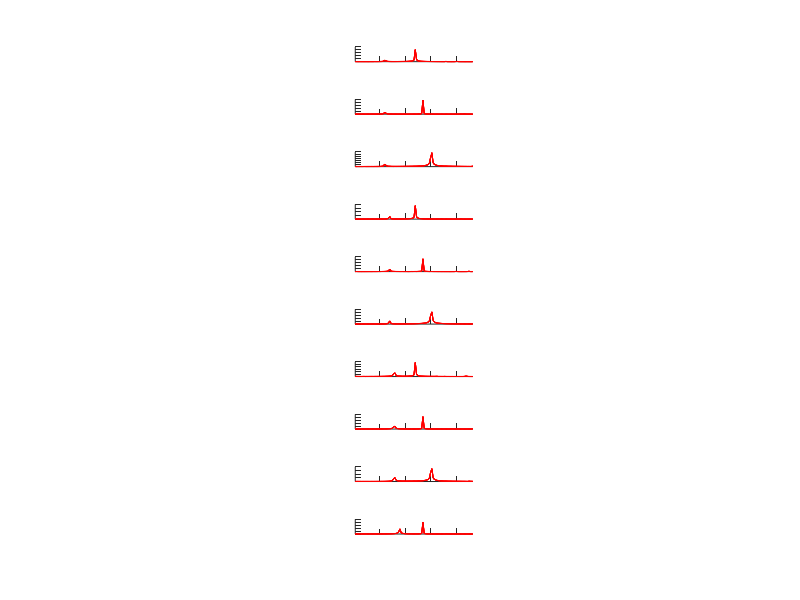

Here is the MATLAB script that generated this plot: (Note: this script raises an error after producing the figure.)
% Apply Principal Component Analysis (PCA) to dial tone data
%
% Samuli Siltanen February 2021

% Graphical parameters
fsize = 16;
msize = 20;
msize2 = 8;

% Load data that was prepared in the routine DialSoundFFT_dataprepareC.m
load data/tensounds_matrices s1mat s2mat s3mat s4mat s5mat s6mat s7mat s8mat s9mat s0mat sf N K

% Build a matrix containing samples of training data as columns
Ntrain = 5; % How many samples of each dial tone to use
X = [s1mat(:,1:Ntrain),s2mat(:,1:Ntrain),s3mat(:,1:Ntrain),s4mat(:,1:Ntrain),s5mat(:,1:Ntrain),s6mat(:,1:Ntrain),s7mat(:,1:Ntrain),s8mat(:,1:Ntrain),s9mat(:,1:Ntrain),s0mat(:,1:Ntrain)];

% Build a big matrix containing samples of all the data as columns
Xall = [s1mat,s2mat,s3mat,s4mat,s5mat,s6mat,s7mat,s8mat,s9mat,s0mat];


%% Calculate FFTs

% Fast Fourier transform applied to columns, with appropriate fftshift
% placing zero frequency to the middle of the vector
FX = fftshift(fft(X),1);
FXall = fftshift(fft(Xall),1);

% Crop the FFTs to the part where the information is. This is a kind of
% dimension reduction. Due to symmetry with respect to the middle of the
% vector, we only take elements from the second half of the vector. 
ind1 = round(.505*size(FX,1));
ind2 = round(.55*size(FX,1));
FX = FX(ind1:ind2,:);
FXall = FXall(ind1:ind2,:);

% Take absolute value of the complex-valued FFTs
FX = abs(FX);
len = size(FX,1);
FXall = abs(FXall);

% Look at the FFTs. Note the seven spike locations at the frequencies used
% in the dial tone system (see https://onlinetonegenerator.com/dtmf.html)
figure(1)
clf
for iii = 1:10
    subplot(10,1,iii)
    plot(FX(:,(iii-1)*Ntrain+[1:Ntrain]),'r')
    xlim([1 len])
    set(gca,'xticklabel',{})
    set(gca,'yticklabel',{})
    box off
    pbaspect([8 1 1])
end

% figure(2)
% clf
% plot(FX(:,1:Ntrain),'r')
% hold on
% plot(FX(:,Ntrain+[1:Ntrain]),'b')
% plot(FX(:,2*Ntrain+[1:Ntrain]),'k')
% plot(FX(:,3*Ntrain+[1:Ntrain]),'g')


%% Compute Principal Component Analysis with and without normalization

% Calculate the eigenvalues and eigenvectors of the *non-normalized* data
% covariance matrix S
S = FX*FX.';
S = S/size(FX,2);
[V,D] = eig(S);

% Normalize training data so that it becomes zero-mean and unit-variance
dataMEAN = mean(FX.').';
FX2 = FX-repmat(dataMEAN,1,size(FX,2));
dataSTD = std(FX2.').';
FX2 = FX2./repmat(dataSTD,1,size(FX2,2));

% Calculate the eigenvalues and eigenvectors of the normalized data
% covariance matrix S2
S2 = FX2*FX2.';
S2 = S2/size(FX2,2);
[V2,D2] = eig(S2);

% Normalize the full data matrix, so we can test how PCA maps data vectors
% that were not used in the computation of the principal components
FXall2 = FXall-repmat(dataMEAN,1,size(FXall,2));
FXall2 = FXall2./repmat(dataSTD,1,size(FXall2,2));


%% Dimension reduction, version 1: Three most dominant dimensions

% Pick three most dominant eigenvectors (non-normalized PCA)
% note the largest elements in D is the last components.
B = V(:,(end-2):end);

% Project the data onto the subspace spanned by the dominant eigenvectors
tmp1 = B.'*FXall;

plot3_Digits(10,reshape(tmp1,3,K,10))
title('Three dominant PCA dimensions, data not normalized','fontsize',fsize)

% Pick three most dominant eigenvectors from normalized PCA
B2 = V2(:,(end-2):end);

% Project the normalized data onto the subspace spanned by the dominant eigenvectors
tmp2 = B2.'*FXall2;

plot3_Digits(11,reshape(tmp2,3,K,10))
title('Three dominant PCA dimensions, normalized data','fontsize',fsize)


%% Dimension reduction: fourth and fifth dominant directions for non-normalized data

% B3 = V(:,(end-4):(end-3));
% tmp3 = B3.'*FXall;
% 
%plot3_Digits(11,reshape(tmp3,3,K,10))
% title('4th and 5th PCA dimensions, data not normalized','fontsize',fsize)


%% Dimension reduction: fourth, fifth and sixth dominant directions for normalized data

B4 = V2(:,(end-5):(end-3));
tmp4 = B4.'*FXall2;

plot3_Digits(13,reshape(tmp4,3,K,10))
title('4th-6th PCA dimensions, normalized data','fontsize',fsize)
